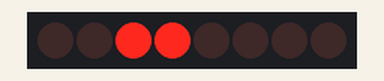
The sketch below on a simulated Arduino Uno, built with avr-gcc and run on an emulated ATmega328P. Shown: 8 shift-register outputs drawn as a row of LEDs (first output left, lit = HIGH). Wiring (inferred from the names in the program): shift register (74HC595): data pin 12; shift clock pin 9; latch pin 11. Wiring (inferred from the signals the program sends): row of LEDs: on Q0, Q1, Q2, Q3, Q4, Q5, Q6, Q7.

Above: at 1.5 s.
At 3.8 s:
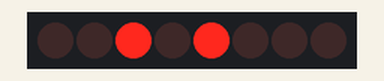
At 6.2 s:
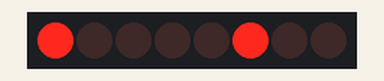
At 8.5 s:
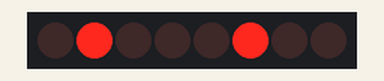
Timing chart, 0 to 12.2 s (numbered marks = the images above):
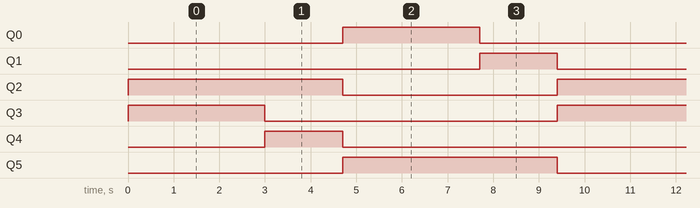

The sketch:

stopLights.ino
```cpp
int tDelay = 100;
int latchPin = 11;      // (11) ST_CP [RCK] on 74HC595
int clockPin = 9;      // (9) SH_CP [SCK] on 74HC595
int dataPin = 12;     // (12) DS [S1] on 74HC595
unsigned long delays[3] = {3000,1700,3000};
boolean restartFlag = false;

byte leds = 0;

void updateShiftRegister()
{
   digitalWrite(latchPin, LOW);
   shiftOut(dataPin, clockPin, LSBFIRST, leds);
   digitalWrite(latchPin, HIGH);
}

void setup()
{
  Serial.begin(9600);
  pinMode(latchPin, OUTPUT);
  pinMode(dataPin, OUTPUT);
  pinMode(clockPin, OUTPUT);

  leds = 0;

  setOne();
}
void restart(){
  leds = 0;

  updateShiftRegister();

  setOne();
}

void setOne(){
  int lightsOne[4] = {4,3,2,5};

  for(int i = 0; i < 3; i++){
    if(i == 2){
      bitSet(leds, i);
      setTwo();
    }else{
      bitSet(leds, lightsOne[3]);
      bitSet(leds, lightsOne[i]);
      updateShiftRegister();
      delay(delays[i]);
      leds = 0;
    }
  }
}

void setTwo(){
  int lightsTwo[4] = {7,6,5,2};
  for(int i = 0; i < 3; i++){
    if(i == 2){
      restart();
    }else{
      bitSet(leds, lightsTwo[3]);
      bitSet(leds, lightsTwo[i]);
      updateShiftRegister();
      delay(delays[i]);
      leds = 0;
    }
  }
}

void loop() {

}
```

Measured:
- by itself, Q0, Q3: alternates HIGH for 3.0 s and LOW for 6.4 s
- by itself, Q1, Q4: alternates HIGH for 1.7 s and LOW for 7.7 s
- by itself, Q2, Q5: alternates HIGH for 4.7 s and LOW for 4.7 s
